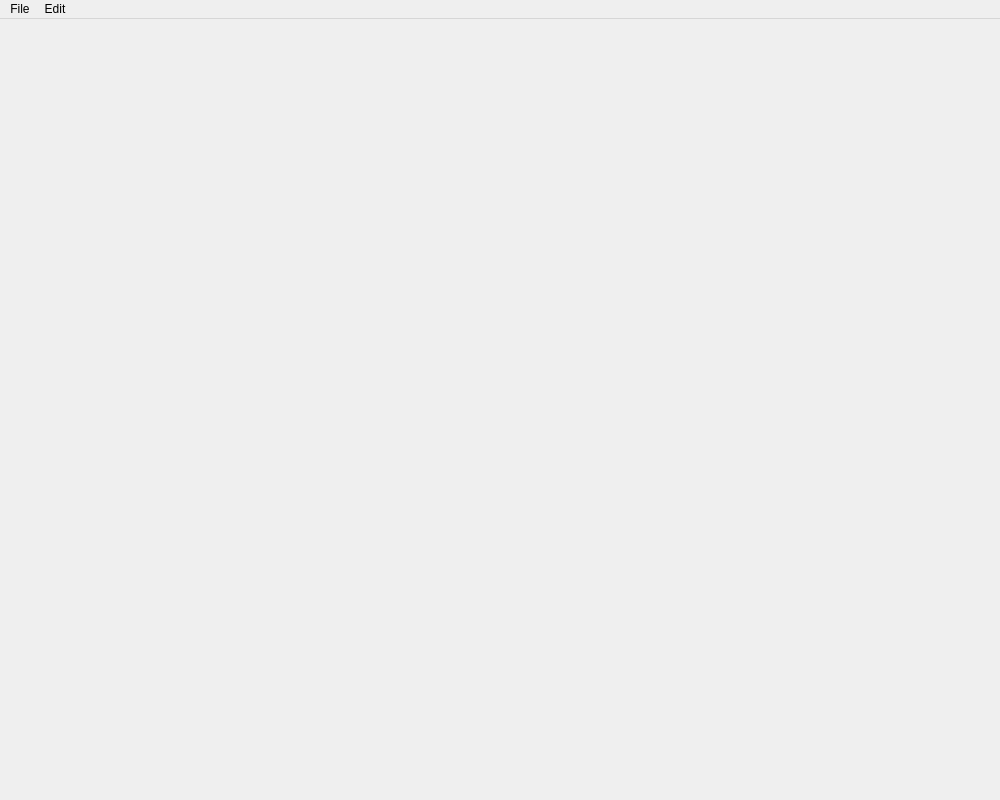
<?xml version="1.0" encoding="UTF-8"?>
<ui version="4.0">
 <class>MainWidget</class>
 <widget class="QMainWindow" name="MainWidget">
  <property name="geometry">
   <rect>
    <x>0</x>
    <y>0</y>
    <width>1000</width>
    <height>800</height>
   </rect>
  </property>
  <property name="sizePolicy">
   <sizepolicy hsizetype="Fixed" vsizetype="Fixed">
    <horstretch>0</horstretch>
    <verstretch>0</verstretch>
   </sizepolicy>
  </property>
  <property name="minimumSize">
   <size>
    <width>1000</width>
    <height>800</height>
   </size>
  </property>
  <property name="maximumSize">
   <size>
    <width>1000</width>
    <height>800</height>
   </size>
  </property>
  <property name="windowTitle">
   <string>MainWindow</string>
  </property>
  <widget class="QWidget" name="centralWidget">
   <property name="sizePolicy">
    <sizepolicy hsizetype="Fixed" vsizetype="Fixed">
     <horstretch>0</horstretch>
     <verstretch>0</verstretch>
    </sizepolicy>
   </property>
   <widget class="QLabel" name="imageLabel">
    <property name="geometry">
     <rect>
      <x>10</x>
      <y>10</y>
      <width>981</width>
      <height>741</height>
     </rect>
    </property>
    <property name="sizePolicy">
     <sizepolicy hsizetype="Ignored" vsizetype="Fixed">
      <horstretch>0</horstretch>
      <verstretch>0</verstretch>
     </sizepolicy>
    </property>
    <property name="text">
     <string/>
    </property>
    <property name="alignment">
     <set>Qt::AlignCenter</set>
    </property>
   </widget>
  </widget>
  <widget class="QMenuBar" name="menuBar">
   <property name="geometry">
    <rect>
     <x>0</x>
     <y>0</y>
     <width>1000</width>
     <height>22</height>
    </rect>
   </property>
   <widget class="QMenu" name="menuFile">
    <property name="title">
     <string>File</string>
    </property>
    <addaction name="separator"/>
    <addaction name="separator"/>
    <addaction name="separator"/>
   </widget>
   <widget class="QMenu" name="menuEdit">
    <property name="title">
     <string>Edit</string>
    </property>
    <addaction name="separator"/>
   </widget>
   <addaction name="menuFile"/>
   <addaction name="menuEdit"/>
  </widget>
  <widget class="QStatusBar" name="statusBar">
   <property name="sizeGripEnabled">
    <bool>false</bool>
   </property>
  </widget>
  <action name="actionOpen">
   <property name="text">
    <string>Open</string>
   </property>
   <property name="shortcut">
    <string>Ctrl+O</string>
   </property>
  </action>
  <action name="actionSave_As">
   <property name="text">
    <string>Save As</string>
   </property>
   <property name="shortcut">
    <string>Ctrl+Shift+S</string>
   </property>
  </action>
  <action name="actionExit">
   <property name="text">
    <string>Exit</string>
   </property>
   <property name="shortcut">
    <string>Ctrl+Q</string>
   </property>
  </action>
  <action name="actionConvert_To">
   <property name="text">
    <string>Convert</string>
   </property>
  </action>
  <action name="actionCanny">
   <property name="text">
    <string>Canny</string>
   </property>
  </action>
  <action name="actionBack">
   <property name="text">
    <string>Back</string>
   </property>
   <property name="shortcut">
    <string>Ctrl+Z</string>
   </property>
  </action>
  <action name="actionGrey">
   <property name="text">
    <string>Grey</string>
   </property>
  </action>
 </widget>
 <layoutdefault spacing="6" margin="11"/>
 <resources/>
 <connections>
  <connection>
   <sender>actionExit</sender>
   <signal>triggered()</signal>
   <receiver>MainWidget</receiver>
   <slot>close()</slot>
   <hints>
    <hint type="sourcelabel">
     <x>-1</x>
     <y>-1</y>
    </hint>
    <hint type="destinationlabel">
     <x>499</x>
     <y>399</y>
    </hint>
   </hints>
  </connection>
 </connections>
</ui>
